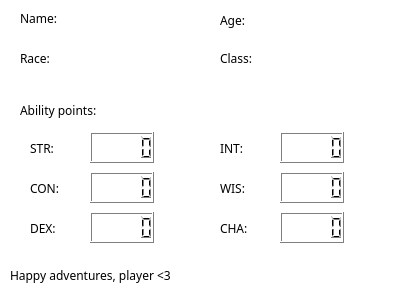
<?xml version="1.0" encoding="UTF-8"?>
<ui version="4.0">
 <class>Form</class>
 <widget class="QWidget" name="Form">
  <property name="geometry">
   <rect>
    <x>0</x>
    <y>0</y>
    <width>400</width>
    <height>300</height>
   </rect>
  </property>
  <property name="palette">
   <palette>
    <active>
     <colorrole role="WindowText">
      <brush brushstyle="SolidPattern">
       <color alpha="255">
        <red>0</red>
        <green>0</green>
        <blue>0</blue>
       </color>
      </brush>
     </colorrole>
     <colorrole role="Button">
      <brush brushstyle="SolidPattern">
       <color alpha="255">
        <red>255</red>
        <green>255</green>
        <blue>255</blue>
       </color>
      </brush>
     </colorrole>
     <colorrole role="Light">
      <brush brushstyle="SolidPattern">
       <color alpha="255">
        <red>255</red>
        <green>255</green>
        <blue>255</blue>
       </color>
      </brush>
     </colorrole>
     <colorrole role="Midlight">
      <brush brushstyle="SolidPattern">
       <color alpha="255">
        <red>255</red>
        <green>255</green>
        <blue>255</blue>
       </color>
      </brush>
     </colorrole>
     <colorrole role="Dark">
      <brush brushstyle="SolidPattern">
       <color alpha="255">
        <red>127</red>
        <green>127</green>
        <blue>127</blue>
       </color>
      </brush>
     </colorrole>
     <colorrole role="Mid">
      <brush brushstyle="SolidPattern">
       <color alpha="255">
        <red>170</red>
        <green>170</green>
        <blue>170</blue>
       </color>
      </brush>
     </colorrole>
     <colorrole role="Text">
      <brush brushstyle="SolidPattern">
       <color alpha="255">
        <red>0</red>
        <green>0</green>
        <blue>0</blue>
       </color>
      </brush>
     </colorrole>
     <colorrole role="BrightText">
      <brush brushstyle="SolidPattern">
       <color alpha="255">
        <red>255</red>
        <green>255</green>
        <blue>255</blue>
       </color>
      </brush>
     </colorrole>
     <colorrole role="ButtonText">
      <brush brushstyle="SolidPattern">
       <color alpha="255">
        <red>0</red>
        <green>0</green>
        <blue>0</blue>
       </color>
      </brush>
     </colorrole>
     <colorrole role="Base">
      <brush brushstyle="SolidPattern">
       <color alpha="255">
        <red>255</red>
        <green>255</green>
        <blue>255</blue>
       </color>
      </brush>
     </colorrole>
     <colorrole role="Window">
      <brush brushstyle="SolidPattern">
       <color alpha="255">
        <red>255</red>
        <green>255</green>
        <blue>255</blue>
       </color>
      </brush>
     </colorrole>
     <colorrole role="Shadow">
      <brush brushstyle="SolidPattern">
       <color alpha="255">
        <red>0</red>
        <green>0</green>
        <blue>0</blue>
       </color>
      </brush>
     </colorrole>
     <colorrole role="AlternateBase">
      <brush brushstyle="SolidPattern">
       <color alpha="255">
        <red>255</red>
        <green>255</green>
        <blue>255</blue>
       </color>
      </brush>
     </colorrole>
     <colorrole role="ToolTipBase">
      <brush brushstyle="SolidPattern">
       <color alpha="255">
        <red>255</red>
        <green>255</green>
        <blue>220</blue>
       </color>
      </brush>
     </colorrole>
     <colorrole role="ToolTipText">
      <brush brushstyle="SolidPattern">
       <color alpha="255">
        <red>0</red>
        <green>0</green>
        <blue>0</blue>
       </color>
      </brush>
     </colorrole>
    </active>
    <inactive>
     <colorrole role="WindowText">
      <brush brushstyle="SolidPattern">
       <color alpha="255">
        <red>0</red>
        <green>0</green>
        <blue>0</blue>
       </color>
      </brush>
     </colorrole>
     <colorrole role="Button">
      <brush brushstyle="SolidPattern">
       <color alpha="255">
        <red>255</red>
        <green>255</green>
        <blue>255</blue>
       </color>
      </brush>
     </colorrole>
     <colorrole role="Light">
      <brush brushstyle="SolidPattern">
       <color alpha="255">
        <red>255</red>
        <green>255</green>
        <blue>255</blue>
       </color>
      </brush>
     </colorrole>
     <colorrole role="Midlight">
      <brush brushstyle="SolidPattern">
       <color alpha="255">
        <red>255</red>
        <green>255</green>
        <blue>255</blue>
       </color>
      </brush>
     </colorrole>
     <colorrole role="Dark">
      <brush brushstyle="SolidPattern">
       <color alpha="255">
        <red>127</red>
        <green>127</green>
        <blue>127</blue>
       </color>
      </brush>
     </colorrole>
     <colorrole role="Mid">
      <brush brushstyle="SolidPattern">
       <color alpha="255">
        <red>170</red>
        <green>170</green>
        <blue>170</blue>
       </color>
      </brush>
     </colorrole>
     <colorrole role="Text">
      <brush brushstyle="SolidPattern">
       <color alpha="255">
        <red>0</red>
        <green>0</green>
        <blue>0</blue>
       </color>
      </brush>
     </colorrole>
     <colorrole role="BrightText">
      <brush brushstyle="SolidPattern">
       <color alpha="255">
        <red>255</red>
        <green>255</green>
        <blue>255</blue>
       </color>
      </brush>
     </colorrole>
     <colorrole role="ButtonText">
      <brush brushstyle="SolidPattern">
       <color alpha="255">
        <red>0</red>
        <green>0</green>
        <blue>0</blue>
       </color>
      </brush>
     </colorrole>
     <colorrole role="Base">
      <brush brushstyle="SolidPattern">
       <color alpha="255">
        <red>255</red>
        <green>255</green>
        <blue>255</blue>
       </color>
      </brush>
     </colorrole>
     <colorrole role="Window">
      <brush brushstyle="SolidPattern">
       <color alpha="255">
        <red>255</red>
        <green>255</green>
        <blue>255</blue>
       </color>
      </brush>
     </colorrole>
     <colorrole role="Shadow">
      <brush brushstyle="SolidPattern">
       <color alpha="255">
        <red>0</red>
        <green>0</green>
        <blue>0</blue>
       </color>
      </brush>
     </colorrole>
     <colorrole role="AlternateBase">
      <brush brushstyle="SolidPattern">
       <color alpha="255">
        <red>255</red>
        <green>255</green>
        <blue>255</blue>
       </color>
      </brush>
     </colorrole>
     <colorrole role="ToolTipBase">
      <brush brushstyle="SolidPattern">
       <color alpha="255">
        <red>255</red>
        <green>255</green>
        <blue>220</blue>
       </color>
      </brush>
     </colorrole>
     <colorrole role="ToolTipText">
      <brush brushstyle="SolidPattern">
       <color alpha="255">
        <red>0</red>
        <green>0</green>
        <blue>0</blue>
       </color>
      </brush>
     </colorrole>
    </inactive>
    <disabled>
     <colorrole role="WindowText">
      <brush brushstyle="SolidPattern">
       <color alpha="255">
        <red>127</red>
        <green>127</green>
        <blue>127</blue>
       </color>
      </brush>
     </colorrole>
     <colorrole role="Button">
      <brush brushstyle="SolidPattern">
       <color alpha="255">
        <red>255</red>
        <green>255</green>
        <blue>255</blue>
       </color>
      </brush>
     </colorrole>
     <colorrole role="Light">
      <brush brushstyle="SolidPattern">
       <color alpha="255">
        <red>255</red>
        <green>255</green>
        <blue>255</blue>
       </color>
      </brush>
     </colorrole>
     <colorrole role="Midlight">
      <brush brushstyle="SolidPattern">
       <color alpha="255">
        <red>255</red>
        <green>255</green>
        <blue>255</blue>
       </color>
      </brush>
     </colorrole>
     <colorrole role="Dark">
      <brush brushstyle="SolidPattern">
       <color alpha="255">
        <red>127</red>
        <green>127</green>
        <blue>127</blue>
       </color>
      </brush>
     </colorrole>
     <colorrole role="Mid">
      <brush brushstyle="SolidPattern">
       <color alpha="255">
        <red>170</red>
        <green>170</green>
        <blue>170</blue>
       </color>
      </brush>
     </colorrole>
     <colorrole role="Text">
      <brush brushstyle="SolidPattern">
       <color alpha="255">
        <red>127</red>
        <green>127</green>
        <blue>127</blue>
       </color>
      </brush>
     </colorrole>
     <colorrole role="BrightText">
      <brush brushstyle="SolidPattern">
       <color alpha="255">
        <red>255</red>
        <green>255</green>
        <blue>255</blue>
       </color>
      </brush>
     </colorrole>
     <colorrole role="ButtonText">
      <brush brushstyle="SolidPattern">
       <color alpha="255">
        <red>127</red>
        <green>127</green>
        <blue>127</blue>
       </color>
      </brush>
     </colorrole>
     <colorrole role="Base">
      <brush brushstyle="SolidPattern">
       <color alpha="255">
        <red>255</red>
        <green>255</green>
        <blue>255</blue>
       </color>
      </brush>
     </colorrole>
     <colorrole role="Window">
      <brush brushstyle="SolidPattern">
       <color alpha="255">
        <red>255</red>
        <green>255</green>
        <blue>255</blue>
       </color>
      </brush>
     </colorrole>
     <colorrole role="Shadow">
      <brush brushstyle="SolidPattern">
       <color alpha="255">
        <red>0</red>
        <green>0</green>
        <blue>0</blue>
       </color>
      </brush>
     </colorrole>
     <colorrole role="AlternateBase">
      <brush brushstyle="SolidPattern">
       <color alpha="255">
        <red>255</red>
        <green>255</green>
        <blue>255</blue>
       </color>
      </brush>
     </colorrole>
     <colorrole role="ToolTipBase">
      <brush brushstyle="SolidPattern">
       <color alpha="255">
        <red>255</red>
        <green>255</green>
        <blue>220</blue>
       </color>
      </brush>
     </colorrole>
     <colorrole role="ToolTipText">
      <brush brushstyle="SolidPattern">
       <color alpha="255">
        <red>0</red>
        <green>0</green>
        <blue>0</blue>
       </color>
      </brush>
     </colorrole>
    </disabled>
   </palette>
  </property>
  <property name="windowTitle">
   <string>Stats for you &lt;3</string>
  </property>
  <widget class="QLabel" name="label">
   <property name="geometry">
    <rect>
     <x>20</x>
     <y>10</y>
     <width>55</width>
     <height>16</height>
    </rect>
   </property>
   <property name="font">
    <font>
     <family>8514oem</family>
    </font>
   </property>
   <property name="text">
    <string>Name: </string>
   </property>
  </widget>
  <widget class="QLabel" name="label_2">
   <property name="geometry">
    <rect>
     <x>20</x>
     <y>50</y>
     <width>55</width>
     <height>16</height>
    </rect>
   </property>
   <property name="font">
    <font>
     <family>8514oem</family>
    </font>
   </property>
   <property name="text">
    <string>Race:  </string>
   </property>
  </widget>
  <widget class="QLabel" name="label_3">
   <property name="geometry">
    <rect>
     <x>220</x>
     <y>10</y>
     <width>55</width>
     <height>21</height>
    </rect>
   </property>
   <property name="font">
    <font>
     <family>8514oem</family>
    </font>
   </property>
   <property name="text">
    <string>Age: </string>
   </property>
  </widget>
  <widget class="QLabel" name="label_4">
   <property name="geometry">
    <rect>
     <x>220</x>
     <y>50</y>
     <width>55</width>
     <height>16</height>
    </rect>
   </property>
   <property name="font">
    <font>
     <family>8514oem</family>
    </font>
   </property>
   <property name="text">
    <string>Class: </string>
   </property>
  </widget>
  <widget class="QLabel" name="label_5">
   <property name="geometry">
    <rect>
     <x>20</x>
     <y>100</y>
     <width>161</width>
     <height>21</height>
    </rect>
   </property>
   <property name="font">
    <font>
     <family>8514oem</family>
    </font>
   </property>
   <property name="text">
    <string>Ability points:</string>
   </property>
  </widget>
  <widget class="QLabel" name="label_6">
   <property name="geometry">
    <rect>
     <x>30</x>
     <y>140</y>
     <width>55</width>
     <height>16</height>
    </rect>
   </property>
   <property name="font">
    <font>
     <family>8514oem</family>
    </font>
   </property>
   <property name="text">
    <string>STR:</string>
   </property>
  </widget>
  <widget class="QLabel" name="label_7">
   <property name="geometry">
    <rect>
     <x>30</x>
     <y>180</y>
     <width>55</width>
     <height>16</height>
    </rect>
   </property>
   <property name="font">
    <font>
     <family>8514oem</family>
    </font>
   </property>
   <property name="text">
    <string>CON:</string>
   </property>
  </widget>
  <widget class="QLabel" name="label_8">
   <property name="geometry">
    <rect>
     <x>30</x>
     <y>220</y>
     <width>55</width>
     <height>16</height>
    </rect>
   </property>
   <property name="font">
    <font>
     <family>8514oem</family>
    </font>
   </property>
   <property name="text">
    <string>DEX:</string>
   </property>
  </widget>
  <widget class="QLabel" name="label_9">
   <property name="geometry">
    <rect>
     <x>220</x>
     <y>140</y>
     <width>55</width>
     <height>16</height>
    </rect>
   </property>
   <property name="font">
    <font>
     <family>8514oem</family>
    </font>
   </property>
   <property name="text">
    <string>INT:</string>
   </property>
  </widget>
  <widget class="QLabel" name="label_10">
   <property name="geometry">
    <rect>
     <x>220</x>
     <y>180</y>
     <width>55</width>
     <height>16</height>
    </rect>
   </property>
   <property name="font">
    <font>
     <family>8514oem</family>
    </font>
   </property>
   <property name="text">
    <string>WIS:</string>
   </property>
  </widget>
  <widget class="QLabel" name="label_11">
   <property name="geometry">
    <rect>
     <x>220</x>
     <y>220</y>
     <width>55</width>
     <height>16</height>
    </rect>
   </property>
   <property name="font">
    <font>
     <family>8514oem</family>
    </font>
   </property>
   <property name="text">
    <string>CHA:</string>
   </property>
  </widget>
  <widget class="QLabel" name="label_12">
   <property name="geometry">
    <rect>
     <x>10</x>
     <y>260</y>
     <width>291</width>
     <height>31</height>
    </rect>
   </property>
   <property name="font">
    <font>
     <family>8514oem</family>
    </font>
   </property>
   <property name="text">
    <string>Happy adventures, player &lt;3</string>
   </property>
  </widget>
  <widget class="QLCDNumber" name="disSTR">
   <property name="geometry">
    <rect>
     <x>90</x>
     <y>132</y>
     <width>64</width>
     <height>31</height>
    </rect>
   </property>
   <property name="font">
    <font>
     <family>8514oem</family>
     <weight>75</weight>
     <bold>true</bold>
    </font>
   </property>
  </widget>
  <widget class="QLCDNumber" name="disCON">
   <property name="geometry">
    <rect>
     <x>90</x>
     <y>172</y>
     <width>64</width>
     <height>31</height>
    </rect>
   </property>
   <property name="font">
    <font>
     <family>8514oem</family>
    </font>
   </property>
  </widget>
  <widget class="QLCDNumber" name="disDEX">
   <property name="geometry">
    <rect>
     <x>90</x>
     <y>212</y>
     <width>64</width>
     <height>31</height>
    </rect>
   </property>
   <property name="font">
    <font>
     <family>8514oem</family>
    </font>
   </property>
  </widget>
  <widget class="QLCDNumber" name="disINT">
   <property name="geometry">
    <rect>
     <x>280</x>
     <y>132</y>
     <width>64</width>
     <height>31</height>
    </rect>
   </property>
  </widget>
  <widget class="QLCDNumber" name="disWIS">
   <property name="geometry">
    <rect>
     <x>280</x>
     <y>172</y>
     <width>64</width>
     <height>31</height>
    </rect>
   </property>
  </widget>
  <widget class="QLCDNumber" name="disCHA">
   <property name="geometry">
    <rect>
     <x>280</x>
     <y>212</y>
     <width>64</width>
     <height>31</height>
    </rect>
   </property>
  </widget>
  <widget class="QLabel" name="disName">
   <property name="geometry">
    <rect>
     <x>100</x>
     <y>10</y>
     <width>91</width>
     <height>21</height>
    </rect>
   </property>
   <property name="font">
    <font>
     <family>8514oem</family>
    </font>
   </property>
   <property name="text">
    <string/>
   </property>
  </widget>
  <widget class="QLabel" name="disRace">
   <property name="geometry">
    <rect>
     <x>100</x>
     <y>50</y>
     <width>91</width>
     <height>21</height>
    </rect>
   </property>
   <property name="font">
    <font>
     <family>8514oem</family>
    </font>
   </property>
   <property name="text">
    <string/>
   </property>
  </widget>
  <widget class="QLabel" name="disAge">
   <property name="geometry">
    <rect>
     <x>290</x>
     <y>10</y>
     <width>91</width>
     <height>21</height>
    </rect>
   </property>
   <property name="font">
    <font>
     <family>8514oem</family>
    </font>
   </property>
   <property name="text">
    <string/>
   </property>
  </widget>
  <widget class="QLabel" name="disClass">
   <property name="geometry">
    <rect>
     <x>290</x>
     <y>50</y>
     <width>91</width>
     <height>21</height>
    </rect>
   </property>
   <property name="font">
    <font>
     <family>8514oem</family>
    </font>
   </property>
   <property name="text">
    <string/>
   </property>
  </widget>
 </widget>
 <resources/>
 <connections/>
</ui>
